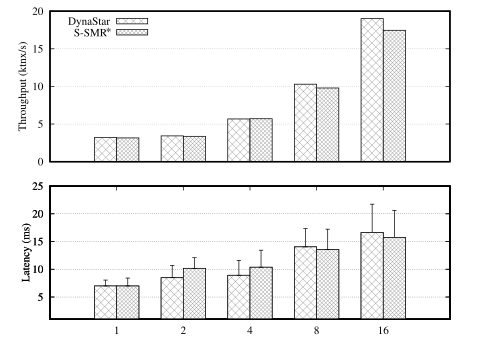

Write the gnuplot code that produced this figure.
set terminal postscript eps enhanced color solid lw 2 "Times-Roman" 16
set output './tpcc-scaling-tp-lat.ps'
# set size 1.35,1.1
set multiplot
set grid ytics
set style data histogram
set style histogram cluster gap 1
set style fill pattern 0 border rgb "black"
set linetype 1 lc rgb "#888888" lw 1 pt 0
set linetype 2 lc rgb "#888888" lw 1 pt 0

set lmargin at screen 0.1
set rmargin 0
set bmargin 1.2
set size 0.9,0.5
# set title "0% Edge-cut"
set origin 0,0.5
set ylabel "Throughput (ktnx/s)" offset 1.5
set yrange [0 : 20]
set ytics 5
unset xtics

set key top left

plot 'tpcc-scaling-tp-lat.dat' using 2 fs pattern 1 lc rgb '#888888' title 'DynaStar', \
        '' using 5 fs pattern 2 lc rgb '#888888' title "S-SMR~ {.1*}"



#====================================================================================

set key default
unset title
set ylabel "Latency (ms)" offset 5
set style histogram errorbars gap 1 lw 1
set lmargin at screen 0.1;
set rmargin 0
set bmargin 1.2
set origin 0,0.05
set size 0.9,0.45
set ylabel "Latency (ms)" offset 2
unset format y
set yrange [1 : 25]
set ytics 5
# set xtics offset 0, 0
# set xrange [0 : 10]
# set xtics auto
set xtics ("1" 1, "2" 2, "4" 4, "8" 8, "16" 16)

plot 'tpcc-scaling-tp-lat.dat' using 3:4:xtic(1) fs pattern 1 lc rgb '#888888' notitle, \
        '' using 6:7:xtic(1) fs pattern 2 lc rgb '#888888' notitle

plot 'tpcc-scaling-tp-lat.dat' using 3:8 fs pattern 1 lc rgb '#888888' notitle, \
        '' using 6:8 fs pattern 2 lc rgb '#888888' notitle
